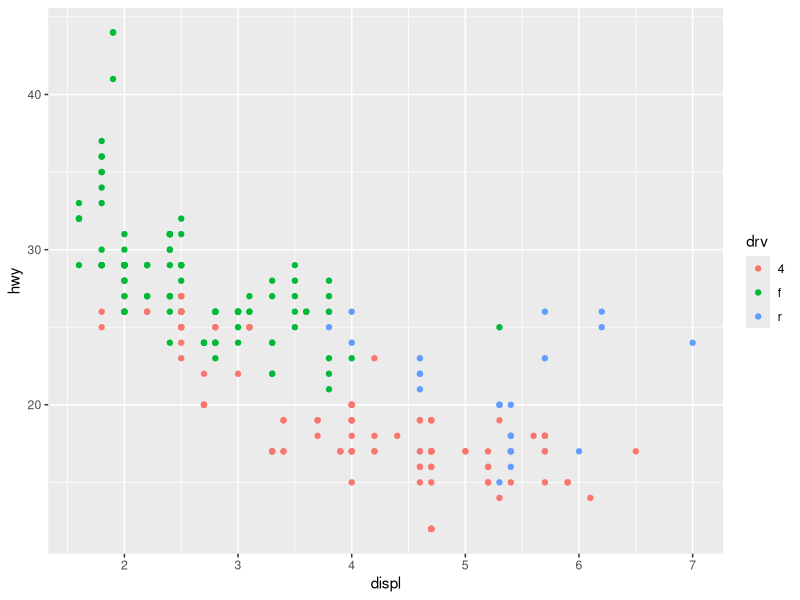
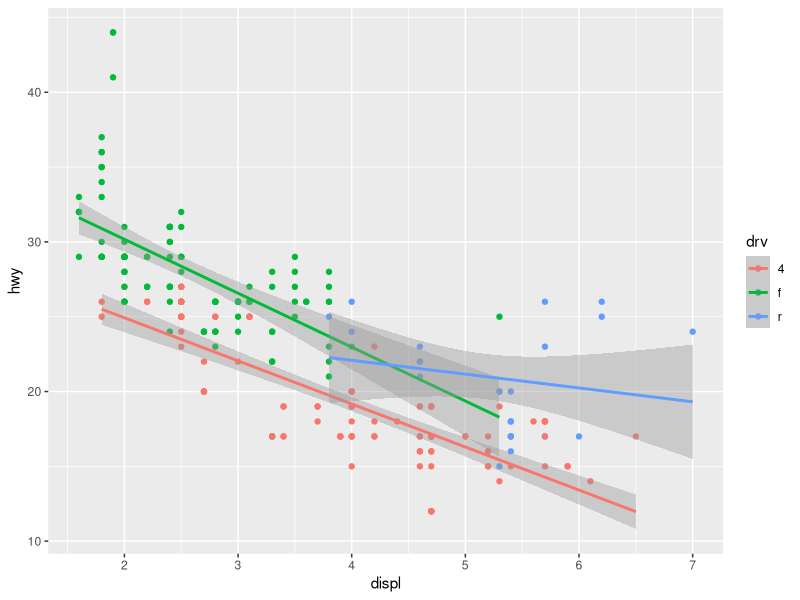
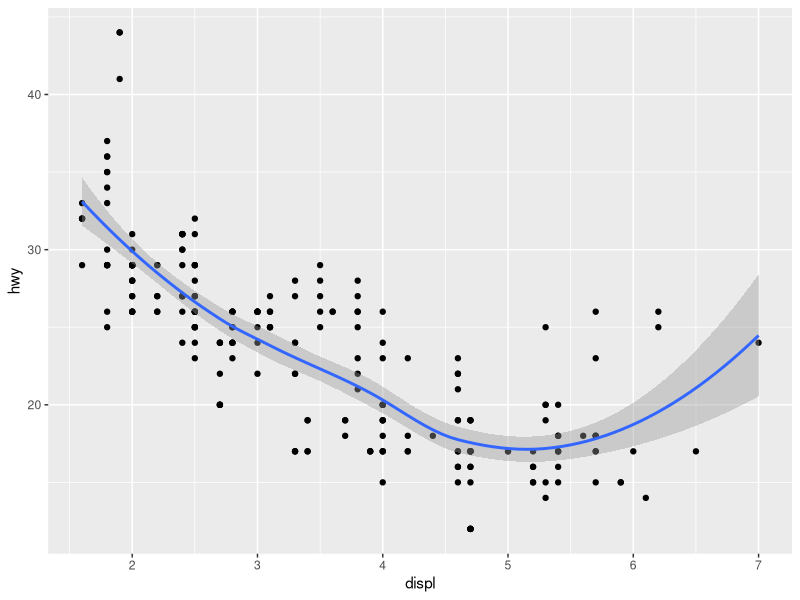
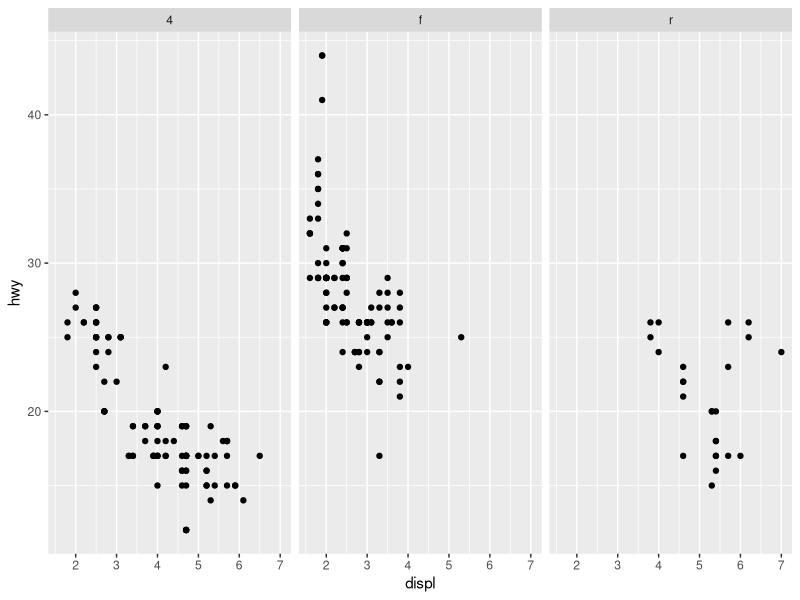
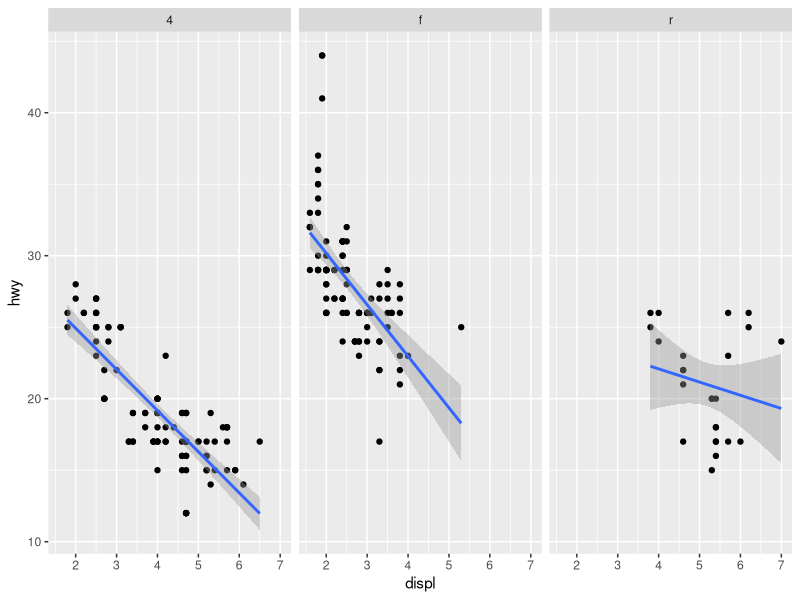
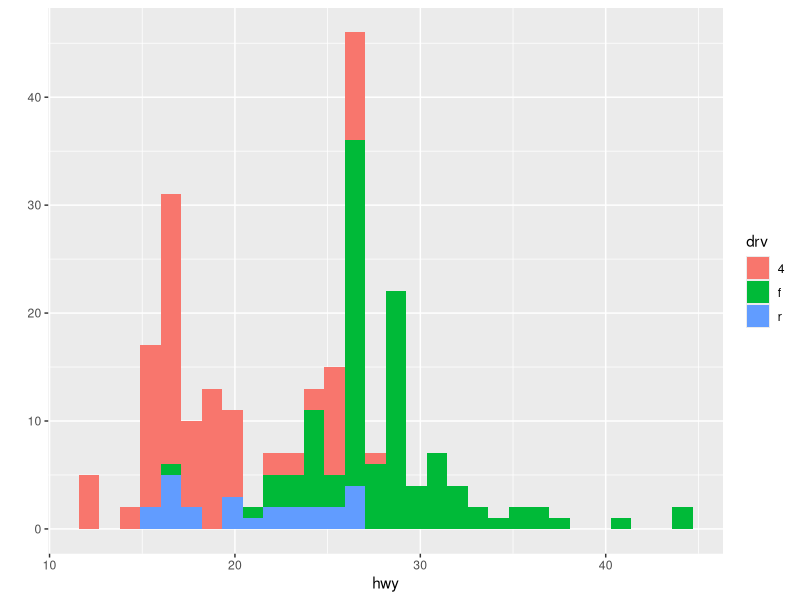
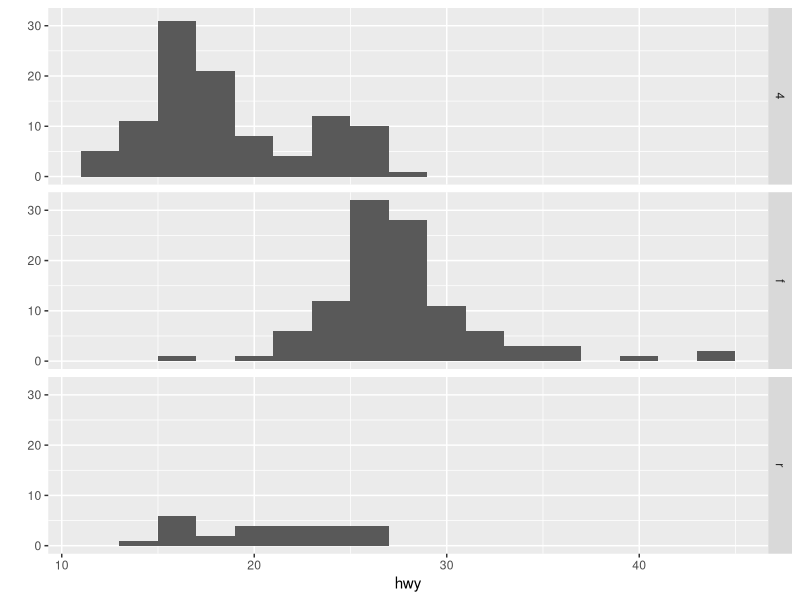
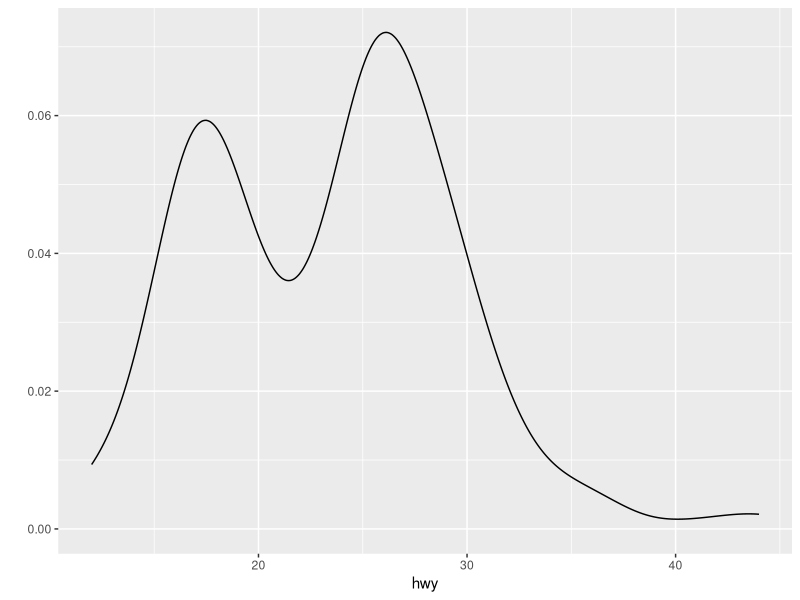

The R source for these figures, in order:
library(ggplot2)
str(mpg)
qplot(displ,hwy,data=mpg,color=drv)
qplot(displ,hwy,data=mpg,color=drv)+geom_smooth(method="lm")
qplot(displ,hwy,data=mpg,geom=c("point","smooth"))
qplot(displ,hwy,data=mpg,facets = .~drv)
qplot(displ,hwy,data=mpg,facets = .~drv)+geom_smooth(method="lm")

qplot(hwy,data=mpg,fill=drv)
qplot(hwy,data=mpg,facets=drv~.,binwidth=2)
qplot(hwy,data=mpg,geom="density")
qplot(hwy,data=mpg,geom="density",color=drv)

####basic components of a ggplot2 plot
#a data frame
#aesthetic mappings: how data are mapped to color, size
#geoms: geometric objects like points, lines, shapes
#facets: for conditional plots
#stats: statistical transformatuons like binning, quantiles, smoothing
#scales: what scale an aesthetic map uses
#coordinate system
#plots are built up in layers
#-plot the data
#-overlay a summary
#-metadata and annotation
qplot(displ,hwy,data=mpg,facets = .~drv,
      geom=c("point","smooth"), 
      method="lm")

g<-ggplot(mpg,aes(displ,hwy))
summary(g)
p<-g+geom_point()+facet_grid(.~drv)+geom_smooth(method="lm")
print(p)

####annotation
#labels: xlab(),ylab(),labs(),ggtitle()
#for things that only make sense glogally, use theme()
#two standard appearance themes are included
#-theme_gray():the default theme(gray bacground)
#-theme_bw():more stark/plain
g+geom_point(color="steelblue", size=4,alpha=1/2)
g+geom_point(aes(color=drv),size=4,alpha=1/2)
g+geom_point(aes(color=drv))+labs(title="this is a title")+labs(x="xxx",y="yyy")
g+geom_point(aes(color=drv),size=2,alpha=1/2)+geom_smooth(size=4,linetype=3,method="lm",se=FALSE)
g+geom_point(aes(color=drv))+theme_bw(base_family="Times")


